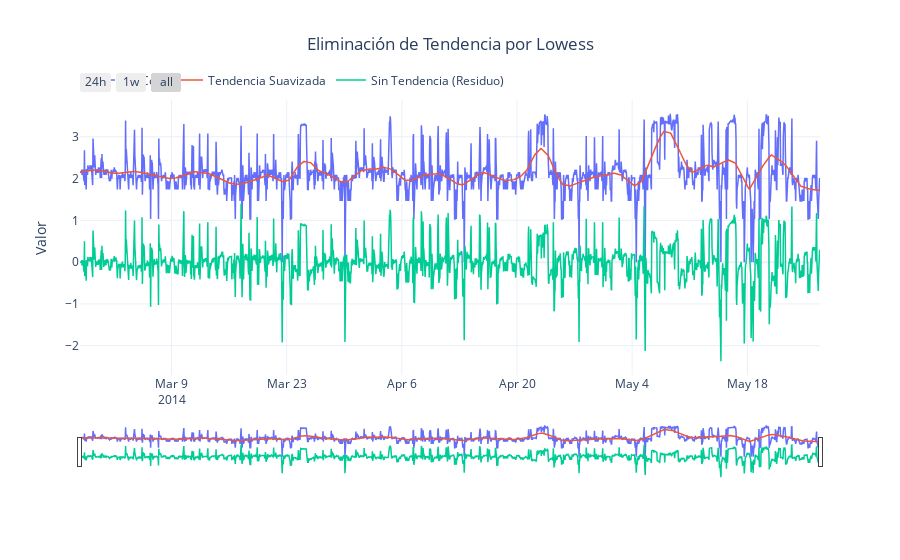

Notebook code for this chart:
### Code cell
# Traemos las columnas calculadas en R
df['Trend'] = %R df_r$Trend
df['Trend_Removed'] = %R df_r$Trend_Removed

plot_('Eliminación de Tendencia por Lowess', 
      (df.index, df["BoxCox_Close"], "BoxCox"),
      (df.index, df["Trend"], "Tendencia Suavizada"),
      (df.index, df["Trend_Removed"], "Sin Tendencia (Residuo)"))

### Figure 1 — Plotly figure (JSON) as saved in the notebook; plotly's stock layout.template omitted (floating-point values rounded to 4 significant figures; data arrays with more than 128 entries replaced by an {"elided": "..."} marker saying what was removed)
{"data": [{"line": {"width": 1.5}, "mode": "lines", "name": "BoxCox", "type": "scatter", "x": {"elided": "2160 str values"}, "y": {"elided": "2160 float values"}}, {"line": {"width": 1.5}, "mode": "lines", "name": "Tendencia Suavizada", "type": "scatter", "x": {"elided": "2160 str values"}, "y": {"elided": "2160 float values"}}, {"line": {"width": 1.5}, "mode": "lines", "name": "Sin Tendencia (Residuo)", "type": "scatter", "x": {"elided": "2160 str values"}, "y": {"elided": "2160 float values"}}], "layout": {"legend": {"orientation": "h", "y": 1.02}, "title": {"text": "Eliminación de Tendencia por Lowess", "x": 0.5}, "xaxis": {"rangeselector": {"buttons": [{"count": 24, "label": "24h", "step": "hour", "stepmode": "backward"}, {"count": 7, "label": "1w", "step": "day", "stepmode": "backward"}, {"step": "all"}]}, "rangeslider": {"visible": true}, "type": "date"}, "yaxis": {"autorange": true, "title": {"text": "Valor"}}}}
